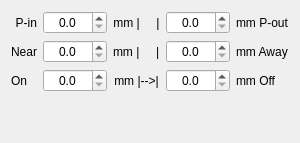
         <widget class="QWidget" name="tab_2_1">
          <attribute name="title">
           <string>Key points</string>
          </attribute>
          <layout class="QGridLayout" name="gridLayout_5">
           <item row="1" column="4">
            <widget class="QLabel" name="label_8">
             <property name="text">
              <string>mm Away</string>
             </property>
            </widget>
           </item>
           <item row="0" column="2">
            <widget class="QLabel" name="label_41">
             <property name="text">
              <string>mm |     |</string>
             </property>
             <property name="alignment">
              <set>Qt::AlignCenter</set>
             </property>
            </widget>
           </item>
           <item row="2" column="2">
            <widget class="QLabel" name="label_42">
             <property name="text">
              <string>mm |--&gt;|</string>
             </property>
             <property name="alignment">
              <set>Qt::AlignCenter</set>
             </property>
            </widget>
           </item>
           <item row="1" column="2">
            <widget class="QLabel" name="label_7">
             <property name="text">
              <string>mm |     |</string>
             </property>
            </widget>
           </item>
           <item row="1" column="1">
            <widget class="QDoubleSpinBox" name="doubleSpinBox_13">
             <property name="alignment">
              <set>Qt::AlignCenter</set>
             </property>
             <property name="decimals">
              <number>1</number>
             </property>
            </widget>
           </item>
           <item row="0" column="1">
            <widget class="QDoubleSpinBox" name="doubleSpinBox">
             <property name="alignment">
              <set>Qt::AlignCenter</set>
             </property>
             <property name="decimals">
              <number>1</number>
             </property>
             <property name="maximum">
              <double>1000.000000000000000</double>
             </property>
            </widget>
           </item>
           <item row="1" column="3">
            <widget class="QDoubleSpinBox" name="doubleSpinBox_14">
             <property name="alignment">
              <set>Qt::AlignCenter</set>
             </property>
             <property name="decimals">
              <number>1</number>
             </property>
            </widget>
           </item>
           <item row="2" column="4">
            <widget class="QLabel" name="label_40">
             <property name="text">
              <string>mm Off</string>
             </property>
            </widget>
           </item>
           <item row="0" column="4">
            <widget class="QLabel" name="label_39">
             <property name="text">
              <string>mm P-out</string>
             </property>
            </widget>
           </item>
           <item row="1" column="0">
            <widget class="QLabel" name="label_5">
             <property name="text">
              <string>Near</string>
             </property>
            </widget>
           </item>
           <item row="2" column="1">
            <widget class="QDoubleSpinBox" name="doubleSpinBox_8">
             <property name="alignment">
              <set>Qt::AlignCenter</set>
             </property>
             <property name="decimals">
              <number>1</number>
             </property>
             <property name="maximum">
              <double>1000.000000000000000</double>
             </property>
            </widget>
           </item>
           <item row="0" column="3">
            <widget class="QDoubleSpinBox" name="doubleSpinBox_7">
             <property name="alignment">
              <set>Qt::AlignCenter</set>
             </property>
             <property name="decimals">
              <number>1</number>
             </property>
             <property name="maximum">
              <double>1000.000000000000000</double>
             </property>
            </widget>
           </item>
           <item row="0" column="0">
            <widget class="QLabel" name="label_37">
             <property name="text">
              <string>P-in</string>
             </property>
             <property name="alignment">
              <set>Qt::AlignRight|Qt::AlignTrailing|Qt::AlignVCenter</set>
             </property>
            </widget>
           </item>
           <item row="2" column="0">
            <widget class="QLabel" name="label_38">
             <property name="text">
              <string>On</string>
             </property>
            </widget>
           </item>
           <item row="2" column="3">
            <widget class="QDoubleSpinBox" name="doubleSpinBox_9">
             <property name="alignment">
              <set>Qt::AlignCenter</set>
             </property>
             <property name="decimals">
              <number>1</number>
             </property>
             <property name="maximum">
              <double>1000.000000000000000</double>
             </property>
            </widget>
           </item>
           <item row="3" column="1">
            <spacer name="verticalSpacer_3">
             <property name="orientation">
              <enum>Qt::Vertical</enum>
             </property>
             <property name="sizeHint" stdset="0">
              <size>
               <width>20</width>
               <height>40</height>
              </size>
             </property>
            </spacer>
           </item>
          </layout>
         </widget>
